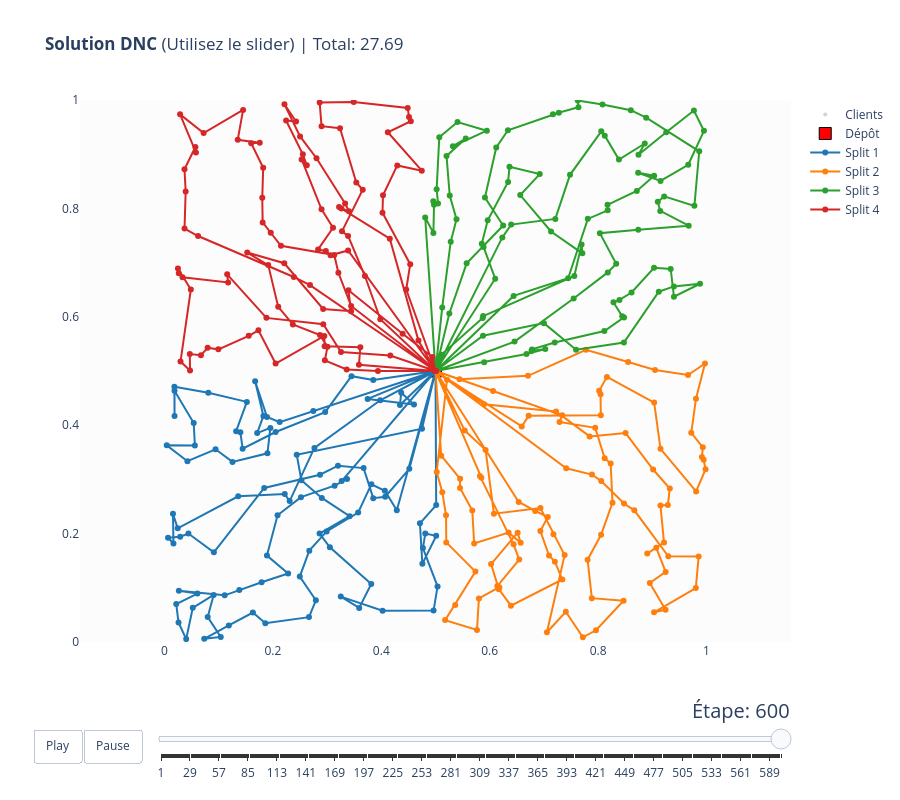

Here is the notebook cell this chart was saved with:
### Code cell
plot_dnc_interactive(batch, results, n_splits=opts.dnc_n_splits, idx=0)
